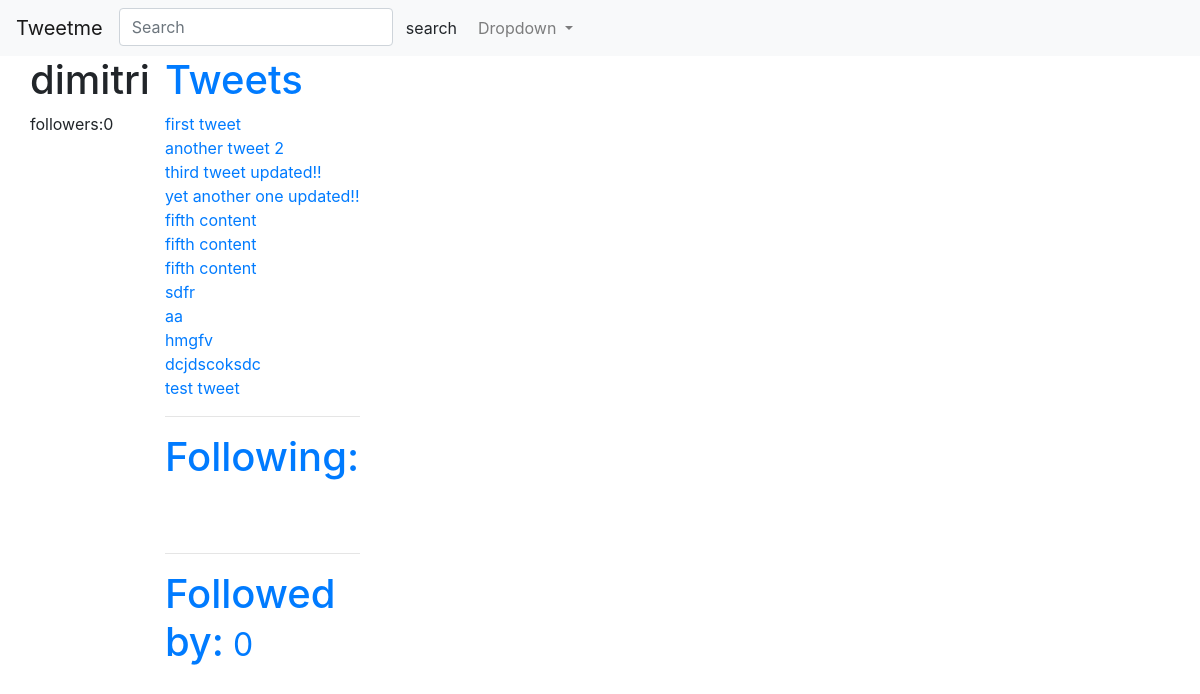
/profiles/dimitri/, run on an earlier commit of the app's database.
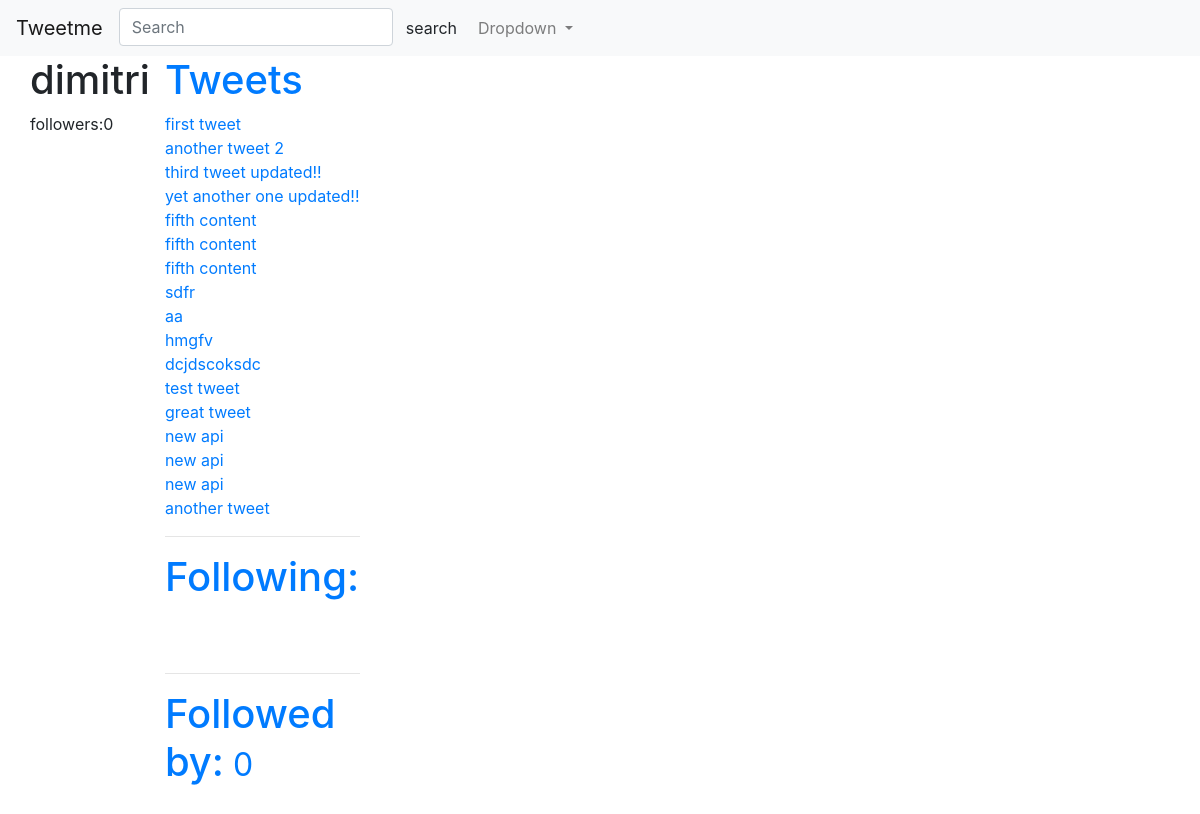
And on a later commit of the database.
### tweets/models.py (models this page shows, shortened)
class Tweet(models.Model):
    user = models.ForeignKey(settings.AUTH_USER_MODEL, on_delete=models.CASCADE)
    content = models.CharField(max_length=140, validators =[validate_content])
    update = models.DateTimeField(auto_now = True)
    timestamp = models.DateTimeField(auto_now_add=True)
    def __str__(self):
        return str(self.content)

### accounts/views.py (the view)
# urls.py: url(r'^(?P<username>[\w.@+-]+)/$', UserDetailView.as_view(), name='detail'),#tweet/1
class UserDetailView(DetailView):
    template_name="accounts/user_detail.html"
    queryset = User.objects.all()
    def get_object(self):
        return get_object_or_404(User, username__iexact=self.kwargs.get("username"))

### accounts/models.py (called while the page is built)
    def all(self):
        qs= self.get_queryset().all()
        try:
            if self.instance:
                qs = qs.exclude(user=self.instance)
        except:
            pass
        return qs

### accounts/templates/accounts/user_detail.html (shortened to what this page needs)
{% extends "base.html" %}
{% block content %}
<div class="row">
    <div class="col-xs-3 col-xs-12">
        <h1> {{ object.username}} </h1>
        <p>followers:{{ object.followed_by.all.count}}</p>
       <p><a href="btn btn-link href='{% url "profiles:follow" username=object.username %}'>Follow</a></p>"
        <hr/>
    </div>
    <div class="col-sm-9 col-xs-12">
           <h1>Tweets</h1>
            {% for tweet in object.tweet_set.all %}
            {{ tweet }}<br/>
            {% endfor %}
            <hr/>
            <h1>Following:<small>{{ object.profile.get_following.count }}</small></h1>
            <br/><br/>
            <hr/>
            <h1>Followed by:<small> {{ object.followed_by.count }}</small></h1>
            <br/><br/>
    </div>
</div>
{% endblock content %}

What changed in the data, as far as the page shows it:
added Tweet: content "great tweet"
added Tweet: content "new api"
added Tweet: content "new api"
added Tweet: content "new api"
added Tweet: content "another tweet"
